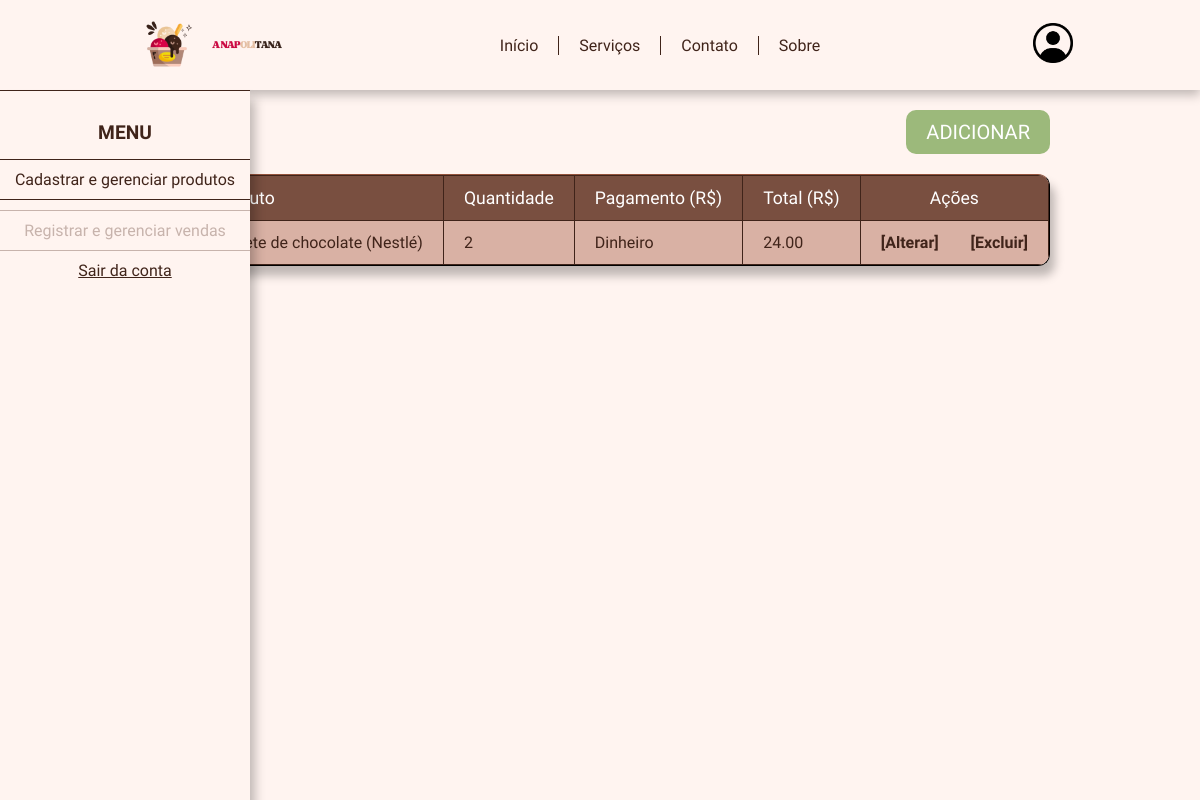
Screenshot of /readVendas.php (signed in) with the database file from the repository.
### tables this page shows
CREATE TABLE `vendas` (
  `id_venda` int(11) NOT NULL,
  `quantidade_venda` int(11) NOT NULL,
  `valor_venda` decimal(10,2) NOT NULL,
  `produtos_id_produto` int(11) NOT NULL,
  `formaPagamento_id_formaPagamento` int(11) NOT NULL
);

CREATE TABLE `produtos` (
  `id_produto` int(11) NOT NULL,
  `nome_produto` varchar(50) NOT NULL,
  `preco` decimal(10,2) NOT NULL,
  `categorias_id_categoria` int(11) NOT NULL,
  `marcas_id_marca` int(11) NOT NULL
);

CREATE TABLE `formapagamento` (
  `id_formaPagamento` int(11) NOT NULL,
  `nome_formaPagamento` varchar(20) NOT NULL
);

### readVendas.php (the view, shortened to what this page needs)
<?php
include 'conexao.php';
?>
<!DOCTYPE html>
<html lang="en">
<head>
    <link rel="stylesheet" href="assets/styleVendas.css">
</head>
<body>
    <header>
        <div class="logo">
            <img class="logoANapolitana" src="assets/logoANapolitana_semNome.png" alt="Logo A Napolitana">
            <img class="logoANapolitana" src="assets/logoANapolitana_nome.png" alt="">
        </div>
        <nav>
            <ul id="menu">
                <li><a href="http://localhost/aNapolitana/telaInicial.php">Início</a></li>
                <li><a href="">Serviços</a></li>
                <li><a href="">Contato</a></li>
                <li><a href="">Sobre</a></li>
            </ul>
        </nav>
        <div class="iconeUsuario">
            <img class="imgIconeUsuario" src="assets/iconeUsuario.webp" alt="Icone Usuario">
        </div>
    </header>
    <aside>
        <h2>MENU</h2>
        <a id="linkProdutos" class="linkAside" href="http://localhost/aNapolitana/readProdutos.php">Cadastrar e gerenciar produtos</a>
        <a id="linkVendas" class="linkAside" href="http://localhost/aNapolitana/readVendas.php">Registrar e gerenciar vendas</a>
        <a id="logout" href="logout.php">Sair da conta</a>
    </aside>
    <section>
        <a id="btnAdicionar" href="http://localhost/aNapolitana/formCreateVendas.php">ADICIONAR</a>
        <table border="1">
            <tr>
                <th>Produto</th>
                <th>Quantidade</th>
                <th>Pagamento (R$)</th>
                <th>Total (R$)</th>
                <th>Ações</th>
            </tr>
            <?php
                try {
                    $stmt = $conexao->prepare("SELECT vendas.id_venda, produtos.nome_produto, vendas.quantidade_venda, formaPagamento.nome_formaPagamento, vendas.valor_venda FROM vendas INNER JOIN produtos ON vendas.produtos_id_produto = produtos.id_produto INNER JOIN formaPagamento ON vendas.formaPagamento_id_formaPagamento = formapagamento.id_formaPagamento;");
                    if ($stmt->execute()) {
                        while ($rs = $stmt->fetch(PDO::FETCH_OBJ)) {
                            echo "<tr>";
                            echo "<td>".$rs->nome_produto."</td>";
                            echo "<td>".$rs->quantidade_venda."</td>";
                            echo "<td>".$rs->nome_formaPagamento."</td>";
                            echo "<td>".$rs->valor_venda."</td>";
                            echo "<td>
                                <center>
                                    <a href=\"updateVendas.php?id=".$rs->id_venda."\">[Alterar]</a>
                                    &nbsp;&nbsp;&nbsp;&nbsp;&nbsp;&nbsp;
                                    <a href=\"deleteVendas.php?id=".$rs->id_venda."\" onclick=\"return confirm('Tem certeza que deseja excluir este produto?');\">[Excluir]</a>
                                </center>
                                </td>";
                            echo "</tr>";
                        }
                    } else {
                        echo "Erro: Não foi possível recuperar os dados do banco de dados";
                    }
                } catch (PDOException $erro) {
                    echo "Erro: ".$erro->getMessage();
                }
            ?>
</table>
    </section>
</body>
</html>

### assets/styleVendas.css (style rules this page uses)
* { padding: 0; margin: 0; box-sizing: border-box; }
body { background-color: #FFF4F0; color: #40241A; }
header { display: flex; justify-content: space-around; align-items: center; padding: 5px 30px; background-color: #FFF4F0; color: #40241A; box-shadow: 0 5px 10px rgba(0, 0, 0, 0.250); position: sticky; top: 0; }
.logo { display: flex; }
.logoANapolitana { width: 80px; }
.imgIconeUsuario { width: 40px; }
nav ul { list-style: none; margin: 0; padding: 0; display: flex; }
nav ul li { padding: 0 20px; margin: 0px; border-right: 1px solid #40241A; }
nav ul li:last-child { border: none; }
nav ul li a { text-decoration: none; color: #40241A; font-family: 'Baloo 2', Arial, Helvetica, sans-serif; border-right: solid 1 #40241A; }
aside { width: 250px; background-color: #FFF4F0; box-shadow: 5px 10px 10px rgba(0,0,0,0.250); text-align: center; font-family: 'Caprasimo', sans-serif; height: 100vh; padding-top: 30px; position: fixed; border-top: 1px solid #40241A; }
aside h2 { font-size: 1.2em; margin-bottom: 15px; color: #40241A; }
.linkAside { text-decoration: none; color: #40241A; font-family: 'Baloo 2', sans-serif; display: block; width: 100%; padding: 10px 0px; margin-bottom: 10px; background-color: #FFF4F0; border: 1px solid; border-left: none; border-right: none; border-color: #40241A; text-align: center; cursor: pointer; }
section { text-align: end; display: flex; flex-direction: column; justify-content: end; align-items: end; }
table { margin: 0px 150px; display: flex; border-collapse: collapse; border-color: #40241A; font-family: 'Baloo 2', sans-serif; box-shadow: 5px 10px 10px rgba(0,0,0,0.250); border-radius: 12px; overflow: hidden; justify-content: center; margin-bottom: 40px; }
table th:last-child { text-align: center; }
table th, table td { padding: 12px 20px; border: 1px solid #40241A; }
table th { background-color: #794F40; color: white; font-size: 1.1rem; font-family: 'Caprasimo', sans-serif; text-align: left; font-weight: 100; }
table tr:nth-child(even) { background-color: #D9B1A4; border-color: #40241A; }
table tr:nth-child(odd) { background-color: #AE8474; border-color: #40241A; }
table td { font-size: 1rem; color: #40241A; font-family: 'Baloo 2', sans-serif; text-align: left; }
table a { color: #40241A; text-decoration: none; font-weight: bold; }
#btnAdicionar { background-color: #9CB97B; text-align: center; display: inline-block; width: auto; color: white; border-radius: 10px; border: none; font-family: 'Baloo 2', sans-serif; font-size: 20px; padding: 10px 20px; margin: 20px 150px; text-decoration: none; }
#btnAdicionar { background-color: #9CB97B; color: white; border-radius: 10px; border: none; font-family: 'Baloo 2', sans-serif; font-size: 20px; padding: 10px 20px; margin: 20px 150px; }
#linkProdutos { color: #40241A; }
#linkVendas { color: #C7B3AC; border-color: #C7B3AC; }
#logout { color: #40241A; font-family: 'Caprasimo', sans-serif; }

### rows the page displays
vendas: produtos_id_produto.nome_produto "Sorvete de chocolate (Nestlé)", quantidade_venda "2", formaPagamento_id_formaPagamento.nome_formaPagamento "Dinheiro", valor_venda "24.00"
